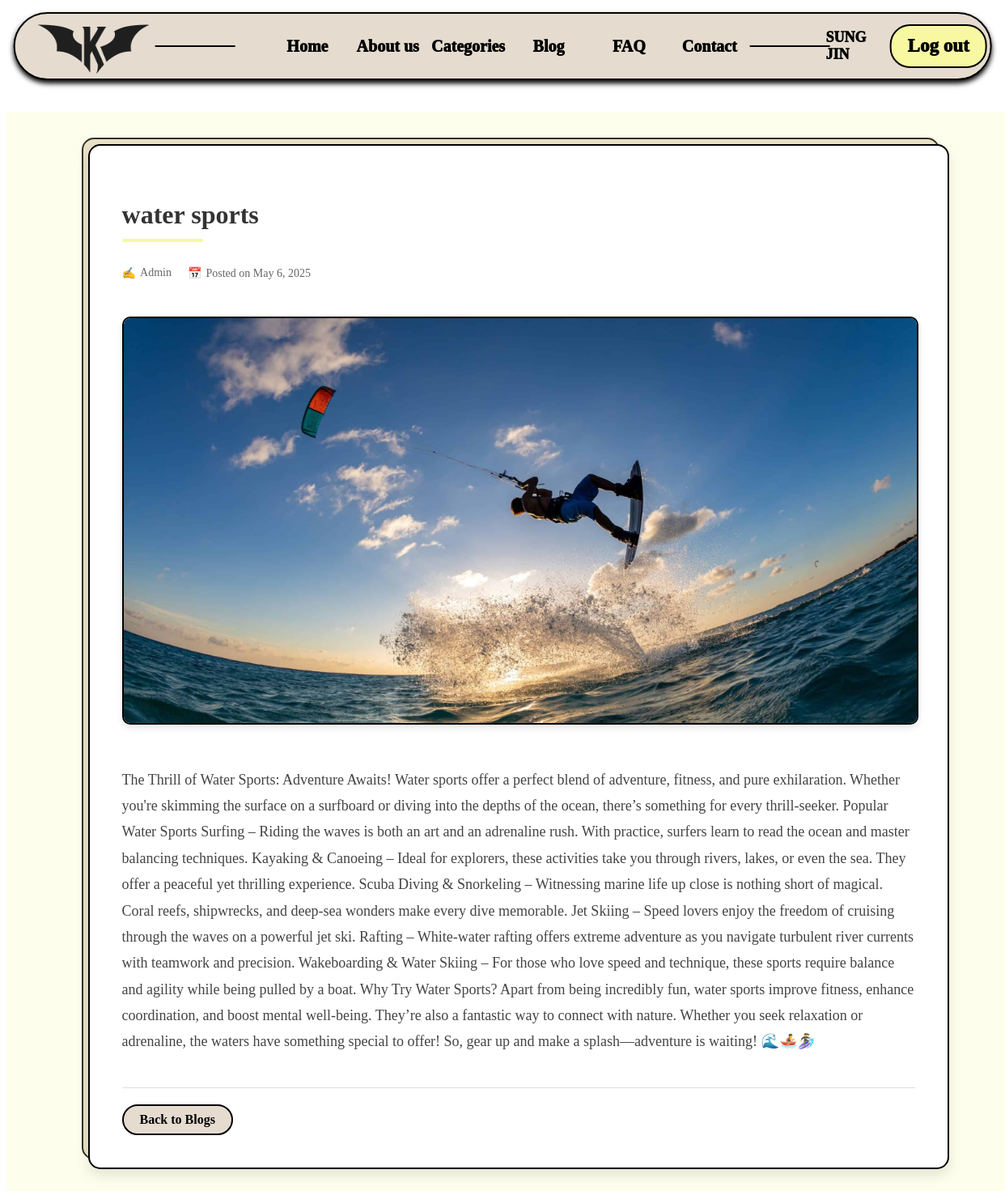
The app's page /blog_details/8 (signed in) with its own data.
### tables this page shows
CREATE TABLE blogs (
                        id INTEGER PRIMARY KEY AUTOINCREMENT,
                        user_id INTEGER NOT NULL,
                        title TEXT NOT NULL,
                        content TEXT NOT NULL,
                        category TEXT,
                        image TEXT,
                        date TIMESTAMP DEFAULT CURRENT_TIMESTAMP,
                        FOREIGN KEY(user_id) REFERENCES users(id)
                    );

### app.py (the view)
@app.route('/blog_details/<int:blog_id>')
def blog_details(blog_id):
    conn = get_db()
    cursor = conn.execute('''SELECT blogs.*, users.username FROM blogs
                              JOIN users ON blogs.user_id = users.id
                              WHERE blogs.id = ?''', (blog_id,))
    blog = cursor.fetchone()
    conn.close()
    if blog is None:
        abort(404)
    return render_template('blog_details.html', blog=blog)

### app.py (called while the page is built)
def get_db():
    conn = sqlite3.connect(DATABASE)
    conn.row_factory = sqlite3.Row
    return conn

### templates/blog_details.html (shortened to what this page needs)
<!DOCTYPE html>
<html lang="en">
<head>
    <link href="{{ url_for('static', filename='css/blog1.css') }}" rel="stylesheet">
</head>
<body>
    <header>
        <div class="header">
            <nav>
                <div class="logo"><img src="{{ url_for('static', filename='assets/logo1.png') }}" alt="logo"></div>
                <span class="line"></span>
                <ul class="nav-links">
                    <li><a href="{{ url_for('index') }}">Home</a></li>
                    <li><a href="{{ url_for('about') }}">About us</a></li>
                    <li><a href="{{ url_for('index') }}#categories">Categories</a></li>
                    <li><a href="{{ url_for('blog') }}">Blog</a></li>
                    <li><a href="{{ url_for('faq') }}">FAQ</a></li>
                    <li><a href="{{ url_for('contact') }}">Contact</a></li>
                </ul>
                <span class="line"></span>
                <div class="user one">
                    {% if session.get('user_id') %}
                        <span class="username">{{ session['name'] }}</span>
                        <div class="logout"><a href="{{ url_for('logout') }}">Log out</a></div>
                    {% else %}
                        <div class="login"><a href="{{ url_for('login') }}">Log in</a></div>
                        <div class="signup"><a href="{{ url_for('signup') }}">Sign up</a></div>
                    {% endif %}
                </div>
            </nav>
        </div>
    </header>
    <section id="blog-details">
        <div class="blog-container">
            <h1>{{ blog['title'] }}</h1>
            <div class="blog-meta">
                <span class="author">{{ blog['author'] if 'author' in blog else 'Admin' }}</span>
                <span class="date">{{ blog['date'] if 'date' in blog else 'Posted on May 6, 2025' }}</span>
            </div>
            {% if blog['image'] %}
                <img src="{{ url_for('static', filename='uploads/' + blog['image']) }}" alt="Blog Image">
            {% endif %}
            <div class="blog-content">
                <p>{{ blog['content'] }}</p>
            </div>
            <div class="blog-navigation">
                <a href="{{ url_for('blog') }}" class="back-to-blogs">Back to Blogs</a>
            </div>
        </div>
    </section>
</body>
</html>

### static/css/blog1.css (style rules this page uses)
body { background-color:white ; }
header { position: fixed; height:90px; width:100%; background-color: transparent; z-index: 100; }
.header { position: fixed; top: 1%; left: 50%; transform: translateX(-50%); display: flex; align-items: center; justify-content: center; height: 80px; width: 97%; background-color: RGB(229, 220, 207); border: 2px solid black; border-radius: 50px; box-shadow: 0px 4px 6px black; }
.header nav { display: flex; align-items: center; justify-content: space-between; height: 100%; width: 100%; }
.logo { height: 90%; width: 150px; margin-left: 2%; }
.logo img { height:100%; width:100%; }
.line { height: 2px; width: 100px; background-color: black; }
.nav-links { display: flex; align-items: center; justify-content: space-between; width: 50%; }
.nav-links li { display: flex; align-items: center; justify-content: center; list-style: none; height: 100%; width: 100%; }
.nav-links li a { display: flex; align-items: center; justify-content: space-between; text-decoration: none; font-size: 20px; color: black; font-weight: 1000; }
.user { height: 90%; width: 200px; display: flex; align-items: center; justify-content: space-between; }
.login a,.one a { text-decoration: none; color:black; }
.user .signup,.logout { height: 70%; width: 130px; display: flex; align-items: center; justify-content: center; background-color: RGB(247, 248, 161); border-radius: 25px; border: 2px solid black; margin-right: 2%; }
.user .username { font-size: 18px; font-weight: 1000; position: relative; right:5px; }
.one { font-size: 20px; font-weight: 1000; color: black; }
a { text-decoration: none; color: black; font-size: 23px; font-weight: 1000; }
#blog-details { position: relative; top: 130px; padding: 40px 20px 80px; display: flex; justify-content: center; width: 100%; min-height: calc(100vh - 130px); background-color: RGB(247, 248, 161, 0.2); }
.blog-container { width: 80%; max-width: 1000px; background-color: white; border: 2px solid black; border-radius: 15px; padding: 40px; box-shadow: 0px 8px 16px rgba(0, 0, 0, 0.1); position: relative; }
.blog-container::before { content: ""; position: absolute; top: -10px; left: -10px; right: 10px; bottom: 10px; background-color: RGB(229, 220, 207); border: 2px solid black; border-radius: 15px; z-index: -1; }
.blog-container h1 { font-size: 32px; font-weight: 700; margin-bottom: 30px; position: relative; padding-bottom: 15px; color: #333; }
.blog-container h1::after { content: ""; position: absolute; bottom: 0; left: 0; width: 100px; height: 4px; background-color: RGB(247, 248, 161); border-radius: 2px; }
.blog-container img { width: 100%; max-height: 500px; object-fit: cover; border: 2px solid black; border-radius: 10px; margin: 20px 0 30px; box-shadow: 0px 4px 8px rgba(0, 0, 0, 0.1); }
.blog-container p { font-size: 18px; line-height: 1.8; color: #444; margin-bottom: 20px; }
.blog-meta { display: flex; align-items: center; margin-bottom: 25px; font-size: 14px; color: #666; }
.blog-meta .author { margin-right: 20px; display: flex; align-items: center; }
.blog-meta .author::before { content: "✍️"; margin-right: 5px; }
.blog-meta .date::before { content: "📅"; margin-right: 5px; }
.blog-navigation { display: flex; justify-content: space-between; margin-top: 40px; padding-top: 20px; border-top: 1px solid #ddd; }
.blog-navigation a { background-color: RGB(229, 220, 207); border: 2px solid black; border-radius: 25px; padding: 8px 20px; font-size: 16px; font-weight: bold; transition: all 0.3s ease; }

### records on screen
blogs: title "water sports", image (picture), content "The Thrill of Water Sports: Adventure Awaits! Water sports offer a perfect blend of adventure, fitness, and pure exhilaration. Whether you're skimming the surface on a surfboard or diving into the depths of the ocean, there’s something for every thrill-seeker. Popular Water Sports Surfing – Riding the waves is both an art and an adrenaline rush. With practice, surfers learn to read the ocean and master balancing techniques. Kayaking & Canoeing – Ideal for explorers, these activities take you through rivers, lakes, or even the sea. They offer a peaceful yet thrilling experience. Scuba Diving & Snorkeling – Witnessing marine life up close is nothing short of magical. Coral reefs, shipwrecks,…"

### other values on screen
{{ session['name'] }} "SUNG JIN"
{{ blog['author'] if 'author' in blog else 'Admin' }} "Admin"
{{ blog['date'] if 'date' in blog else 'Posted on May 6, 2025' }} "Posted on May 6, 2025"
